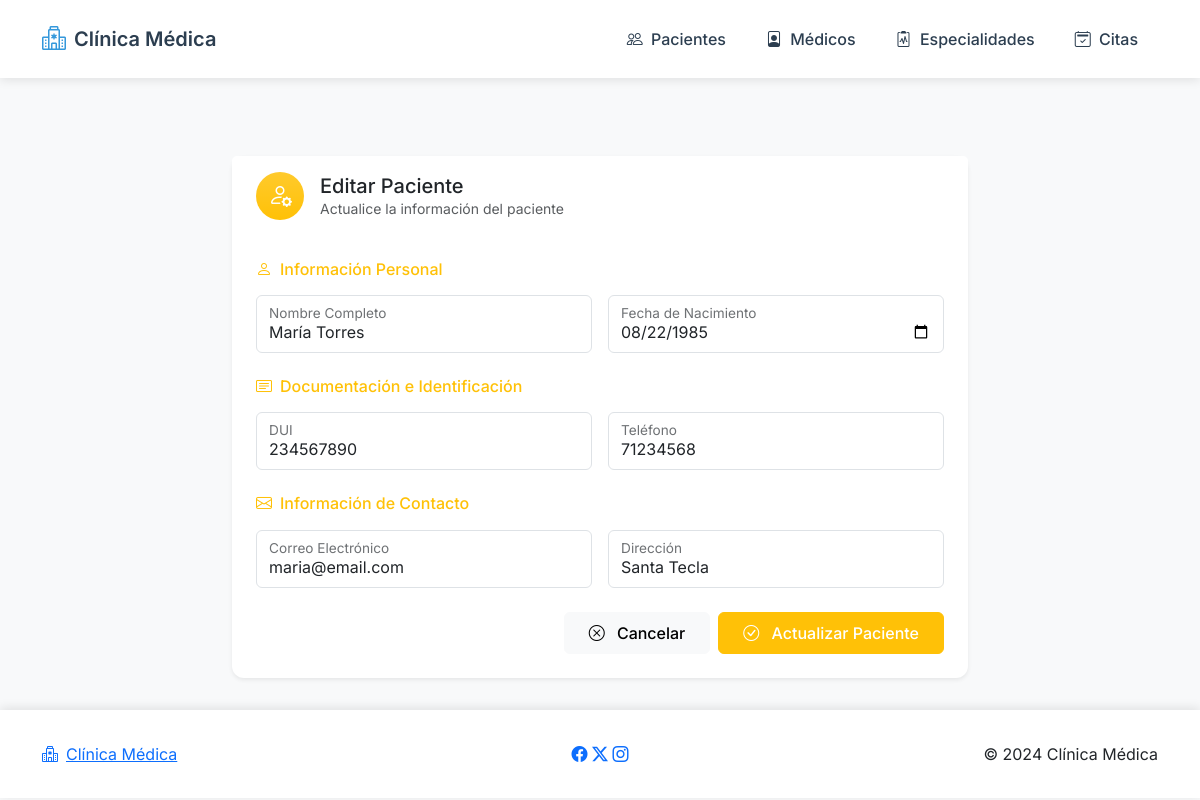
The page /index.php?controller=paciente&action=editar&id=2 on the database its author committed.
### tables this page shows
CREATE TABLE pacientes (
    id_paciente INT AUTO_INCREMENT NOT NULL,
    nombre_completo VARCHAR(100) NOT NULL,
    fecha_nacimiento DATE NOT NULL,
    dui VARCHAR(9) NOT NULL UNIQUE,
    telefono VARCHAR(8) NOT NULL,
    correo VARCHAR(100),
    direccion VARCHAR(200),
    estado TINYINT(1) DEFAULT 1,
    fecha_registro TIMESTAMP DEFAULT CURRENT_TIMESTAMP,
    PRIMARY KEY (id_paciente)
);

### Modelos/Paciente.php (called while the page is built, shortened)
<?php
require_once 'config/Database.php';
class Paciente {
    private $conn;
    private $table_name = "pacientes";
    public $id_paciente;
    public function __construct() {
        $database = new Database();
        $this->conn = $database->getConnection();
    }
    public function leerUno() {
        $query = "SELECT * FROM " . $this->table_name . " WHERE id_paciente = ? AND estado = 1 LIMIT 0,1";
        $stmt = $this->conn->prepare($query);
        $stmt->bindParam(1, $this->id_paciente);
        $stmt->execute();
        $row = $stmt->fetch(PDO::FETCH_ASSOC);
        if($row) {
            $this->nombre_completo = $row['nombre_completo'];
            $this->fecha_nacimiento = $row['fecha_nacimiento'];
            $this->dui = $row['dui'];
            $this->telefono = $row['telefono'];
            $this->correo = $row['correo'];
            $this->direccion = $row['direccion'];
            return true;
        }
        return false;
    }
}

### config/Database.php (called while the page is built, shortened)
<?php
class Database {
    private $host = 'localhost';
    private $db_name = 'l2_clinicaab123456';
    private $username = 'root';
    private $password = '';
    public function getConnection() {
        $this->conn = null;
        try {
            $this->conn = new PDO(
                "mysql:host=" . $this->host . ";dbname=" . $this->db_name,
                $this->username,
                $this->password
            );
            $this->conn->setAttribute(PDO::ATTR_ERRMODE, PDO::ERRMODE_EXCEPTION);
            $this->conn->exec("set names utf8");
        } catch(PDOException $e) {
            echo "Error de conexión: " . $e->getMessage();
        }
        return $this->conn;
    }
}

### Vistas/pacientes/editar.php (the view, shortened to what this page needs)
<?php require_once 'Vistas/templates/header.php'; ?>
<div class="container mt-5">
    <div class="row justify-content-center">
        <div class="col-lg-8">
            <div class="card border-0 shadow-sm">
                <div class="card-header bg-white py-3">
                    <div class="d-flex align-items-center">
                        <div class="feature-icon bg-warning bg-gradient text-white rounded-circle me-3">
                            <i class="bi bi-person-gear"></i>
                        </div>
                        <div>
                            <h5 class="mb-0">Editar Paciente</h5>
                            <p class="text-muted small mb-0">Actualice la información del paciente</p>
                        </div>
                    </div>
                </div>
                <div class="card-body p-4">
                    <form action="index.php?controller=paciente&action=editar&id=<?php echo $this->pacienteModel->id_paciente; ?>"
                          method="POST" class="needs-validation" novalidate>
                        <div class="mb-4">
                            <h6 class="text-warning mb-3">
                                <i class="bi bi-person me-2"></i>Información Personal
                            </h6>
                            <div class="row g-3">
                                <div class="col-md-6">
                                    <div class="form-floating">
                                        <input type="text" class="form-control" id="nombre_completo"
                                               name="nombre_completo" placeholder="Nombre Completo"
                                               value="<?php echo htmlspecialchars($this->pacienteModel->nombre_completo); ?>"
                                               required>
                                        <label for="nombre_completo">Nombre Completo</label>
                                    </div>
                                </div>
                                <div class="col-md-6">
                                    <div class="form-floating">
                                        <input type="date" class="form-control" id="fecha_nacimiento"
                                               name="fecha_nacimiento"
                                               value="<?php echo htmlspecialchars($this->pacienteModel->fecha_nacimiento); ?>"
                                               required>
                                        <label for="fecha_nacimiento">Fecha de Nacimiento</label>
                                    </div>
                                </div>
                            </div>
                        </div>
                        <div class="mb-4">
                            <h6 class="text-warning mb-3">
                                <i class="bi bi-card-text me-2"></i>Documentación e Identificación
                            </h6>
                            <div class="row g-3">
                                <div class="col-md-6">
                                    <div class="form-floating">
                                        <input type="text" class="form-control" id="dui" name="dui"
                                               pattern="[0-9]{9}" placeholder="DUI"
                                               value="<?php echo htmlspecialchars($this->pacienteModel->dui); ?>"
                                               required>
                                        <label for="dui">DUI</label>
                                    </div>
                                </div>
                                <div class="col-md-6">
                                    <div class="form-floating">
                                        <input type="text" class="form-control" id="telefono" name="telefono"
                                               pattern="[0-9]{8}" placeholder="Teléfono"
                                               value="<?php echo htmlspecialchars($this->pacienteModel->telefono); ?>"
                                               required>
                                        <label for="telefono">Teléfono</label>
                                    </div>
                                </div>
                            </div>
                        </div>
                        <div class="mb-4">
                            <h6 class="text-warning mb-3">
                                <i class="bi bi-envelope me-2"></i>Información de Contacto
                            </h6>
                            <div class="row g-3">
                                <div class="col-md-6">
                                    <div class="form-floating">
                                        <input type="email" class="form-control" id="correo" name="correo"
                                               placeholder="Correo"
                                               value="<?php echo htmlspecialchars($this->pacienteModel->correo); ?>">
                                        <label for="correo">Correo Electrónico</label>
                                    </div>
                                </div>
                                <div class="col-md-6">
                                    <div class="form-floating">
                                        <input type="text" class="form-control" id="direccion" name="direccion"
                                               placeholder="Dirección"
                                               value="<?php echo htmlspecialchars($this->pacienteModel->direccion); ?>">
                                        <label for="direccion">Dirección</label>
                                    </div>
                                </div>
                            </div>
                        </div>
                        <div class="d-flex justify-content-end gap-2 mt-4">
                            <a href="index.php?controller=paciente&action=index"
                               class="btn btn-light">
                                <i class="bi bi-x-circle me-2"></i>
                                Cancelar
                            </a>
                            <button type="submit" class="btn btn-warning text-white">
                                <i class="bi bi-check-circle me-2"></i>
                                Actualizar Paciente
                            </button>
                        </div>
                    </form>
                </div>
            </div>
        </div>
    </div>
</div>
<?php require_once 'Vistas/templates/footer.php'; ?>

### public/css/UM18002_L2_ClaveX.css (style rules this page uses)
:root { --primary-color: #3498db; --success-color: #2ecc71; --info-color: #17a2b8; --warning-color: #f1c40f; --danger-color: #e74c3c; --border-radius: 6px; --transition: all 0.3s ease; }
body { font-family: "Inter", sans-serif; background-color: #f8f9fa; padding-top: 76px; }
.card { border: none; border-radius: 12px; box-shadow: 0 0.125rem 0.25rem rgba(0, 0, 0, 0.075); }
.card-header { background-color: white; border-bottom: none; padding: 1.5rem; }
.form-floating > .form-control, .form-floating > .form-select { height: calc(3.5rem + 2px); }
.btn { padding: 0.5rem 1.5rem; font-weight: 500; border-radius: var(--border-radius); transition: var(--transition); }
.feature-icon { width: 48px; height: 48px; display: flex; align-items: center; justify-content: center; font-size: 1.5rem; border-radius: 50%; }

### rows shown on the page
pacientes: nombre_completo "María Torres", fecha_nacimiento "08/22/1985", dui "234567890", telefono "71234568", correo "maria@email.com", direccion "Santa Tecla"
